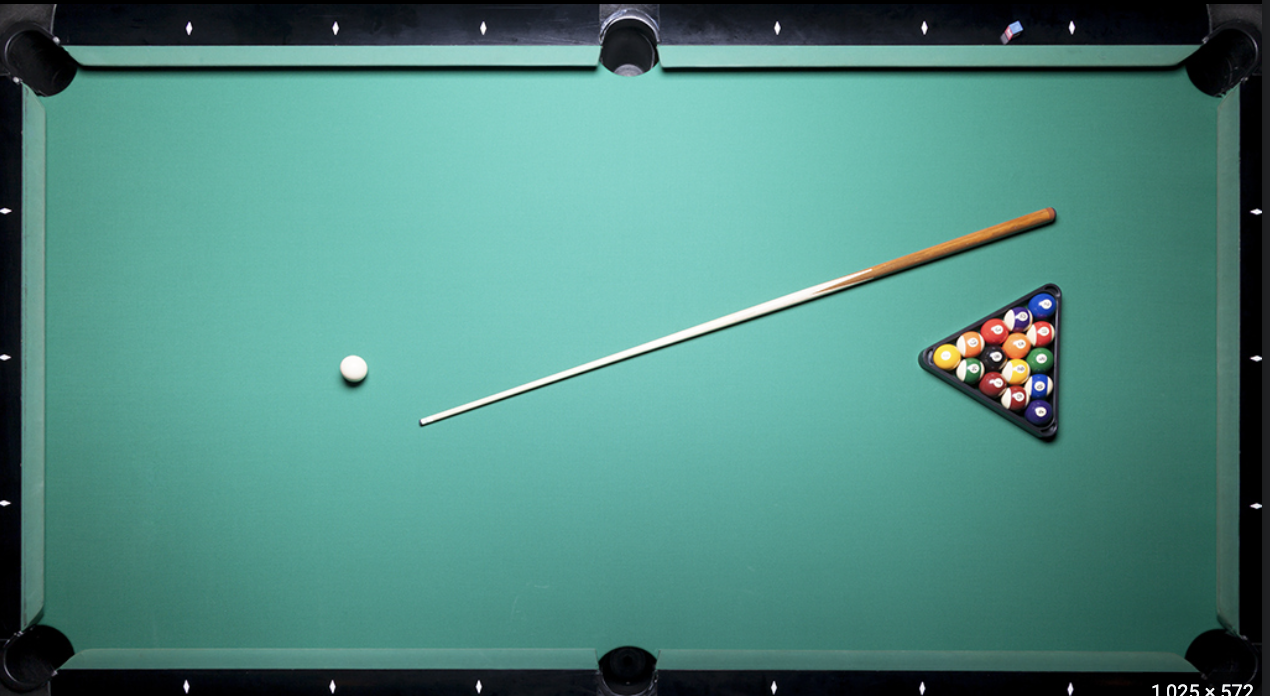
#> input picture sample1.png, 1270 x 696 px, found by its file name
$ python colormask.py
#> lines starting #> are read from the running program, lines starting #| are printed output that depends on the picture; after the words box and inside, x2 and y2 are one past the last pixel; in counts of white or black regions, pixels touching at a corner belong together
import cv2
import numpy as np
import math
from PIL import Image
from collections import Counter


image_path = '/Users/alexbenny/Downloads/poolproject/sample1.png'

# Load the image
image = cv2.imread(image_path)
#> image is the input picture: shape (696, 1270, 3); mean B, G, R 128.1, 137.2, 80.6


# Convert the image to grayscale
gray = cv2.cvtColor(image, cv2.COLOR_BGR2GRAY)
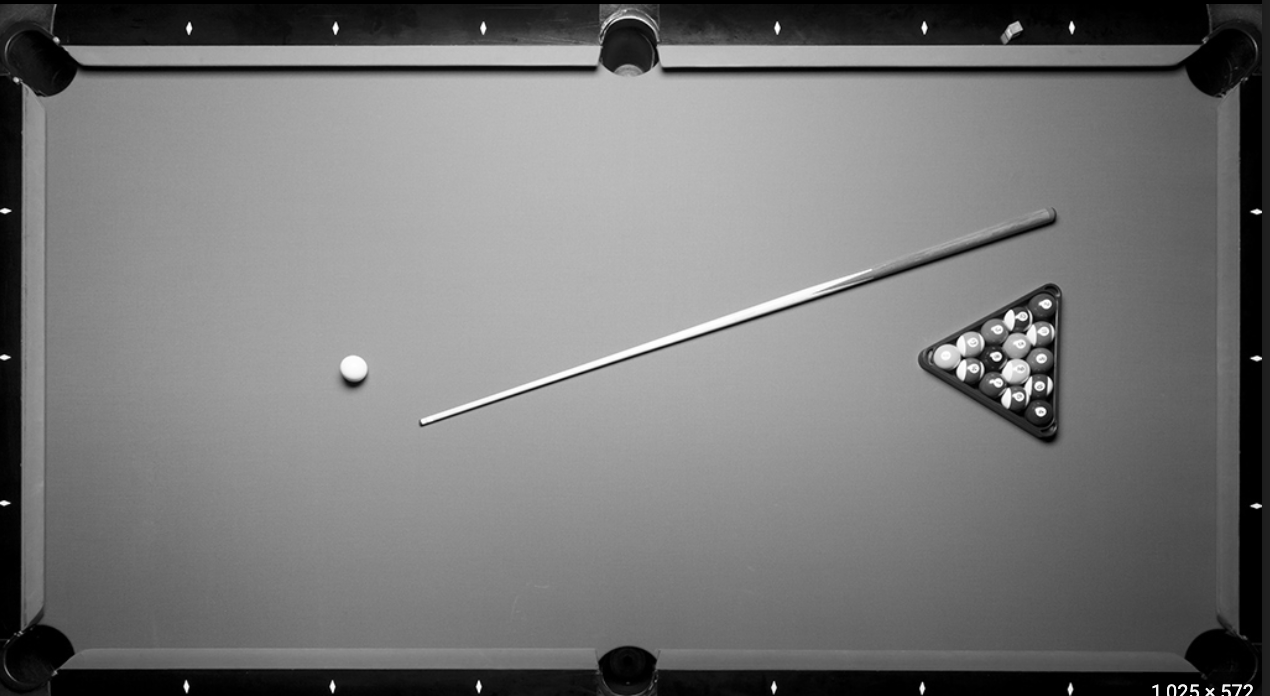
#> gray: shape (696, 1270); min 0, max 255, mean 119.3

# Threshold the image to get a binary image
ret, thresh = cv2.threshold(gray, 230, 255, cv2.THRESH_BINARY)
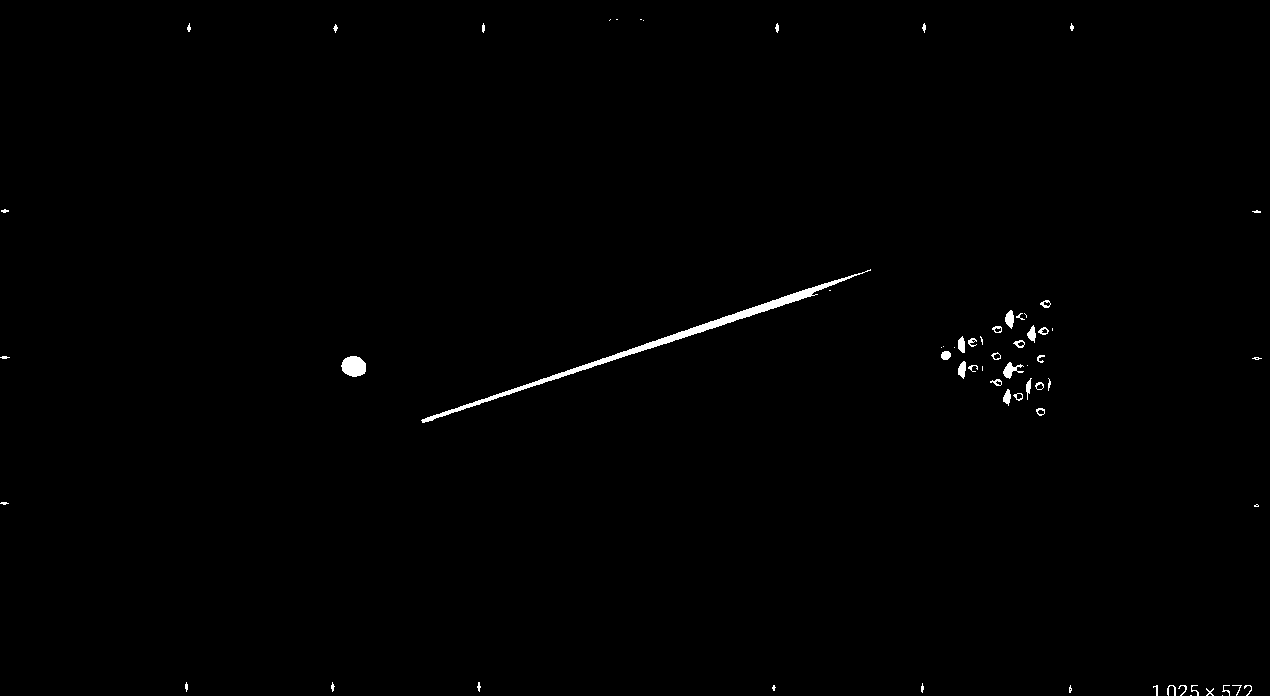
#> thresh: shape (696, 1270); 0.55% white; 65 white regions (21 under 20 px)

# Find contours
contours, hierarchy = cv2.findContours(thresh, cv2.RETR_EXTERNAL, cv2.CHAIN_APPROX_SIMPLE)
#> contours = 65 contours, 45 with area under 20; largest, box (x1, y1, x2, y2) and area: (421, 269, 871, 423) 2096, (341, 356, 366, 377) 376, (1003, 362, 1024, 379) 120, (1005, 310, 1014, 329) 98, (958, 361, 966, 379) 82
cv2.drawContours(image, contours, -1, (0, 255, 0), 3)
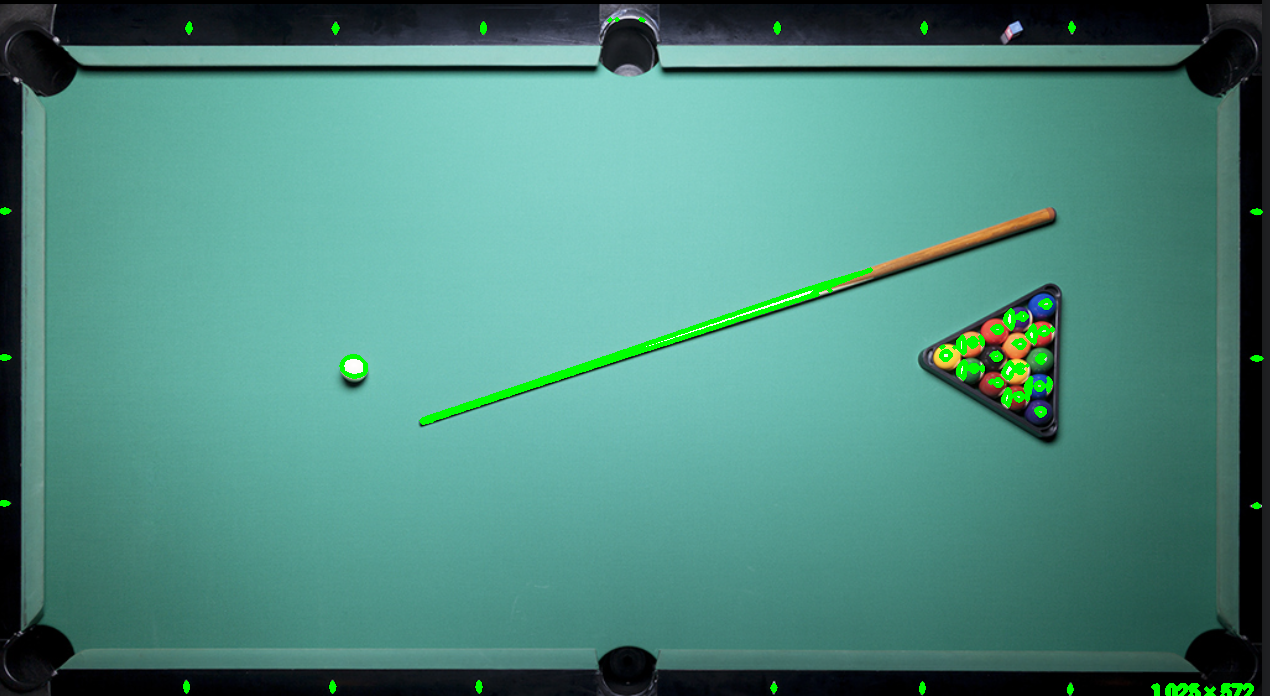
#> image: shape (696, 1270, 3); 1.08% of pixels changed, all inside (x1, y1, x2, y2) = (0, 17, 1264, 696)
# Find the largest contour
largest_contour = max(contours, key=cv2.contourArea)
#> largest_contour = contour of 605 points, box (x1, y1, x2, y2) (421, 269, 871, 423), area 2096
cv2.drawContours(image, [largest_contour], -1, (0, 255, 0), 3)

# Find the second largest contour
contours = [cnt for cnt in contours if not np.array_equal(cnt, largest_contour)]
#> contours = 64 contours, 45 with area under 20; largest, box (x1, y1, x2, y2) and area: (341, 356, 366, 377) 376, (1003, 362, 1024, 379) 120, (1005, 310, 1014, 329) 98, (958, 361, 966, 379) 82, (1027, 325, 1036, 343) 75
second_largest_contour = max(contours, key=cv2.contourArea)
#> second_largest_contour = contour of 33 points, box (x1, y1, x2, y2) (341, 356, 366, 377), area 376
cv2.drawContours(image, [second_largest_contour], -1, (255, 0, 0), 3)
#> image: shape (696, 1270, 3); 0.04% of pixels changed, all inside (x1, y1, x2, y2) = (339, 354, 368, 379)


# Display the image with the largest contour, the rectangle, and the extended line
cv2.imshow('Image with Contour, Rectange, and Extended Line', image)
cv2.waitKey(0)
cv2.destroyAllWindows()
